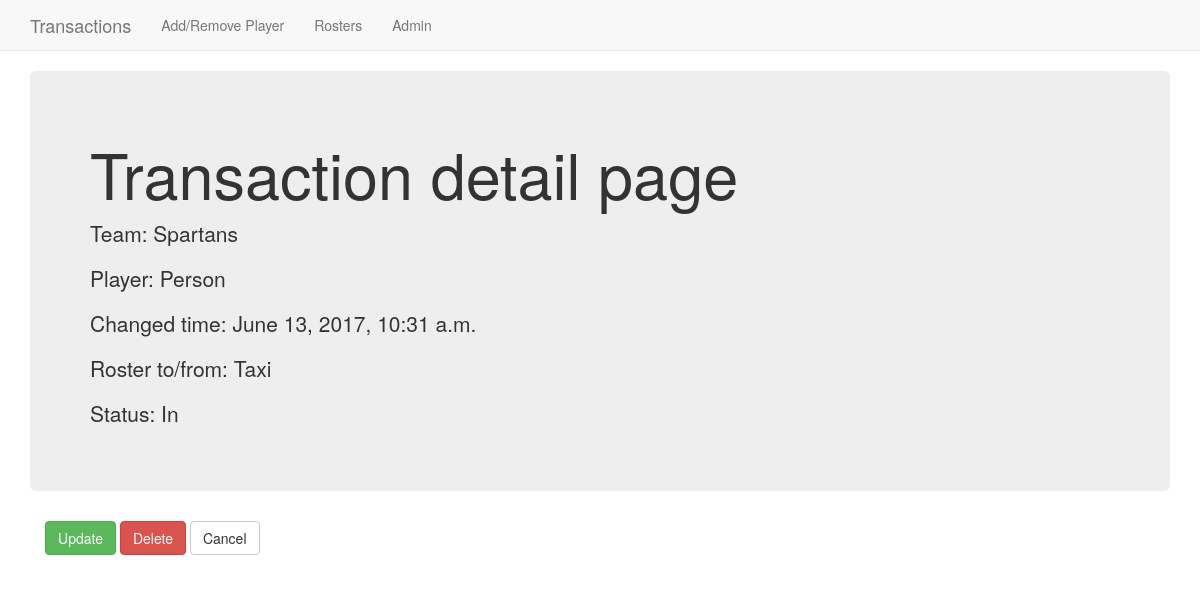
/basic_app/1/, run on the app's committed database.
### basic_app/models.py (models this page shows, shortened)
class School(models.Model):
    SIXTY = '69ers'
    SPARTANS = 'Spartans'
    DIPS = 'Double Dips'
    BUSTS = 'Busts'
    BROWNS = 'Browns'
    GOFFS = 'Goffs'
    KAKAPOS = 'Kakpos'
    LUSTS = 'Lusts'
    TEAMS = (
    (SIXTY, '69ers'),
    (SPARTANS, 'Spartans'),
    (DIPS, 'Double Dips'),
    (BUSTS, 'Busts'),
    (BROWNS, 'Browns'),
    (GOFFS, 'Goffs'),
    (KAKAPOS, 'Kakpos'),
    (LUSTS, 'Lusts'),
    )
    team = models.CharField(max_length=256, choices=TEAMS)
    player = models.CharField(max_length=256)
    added_time = models.DateTimeField(default=datetime.datetime.now)
    TAXI = 'Taxi'
    IR = 'IR'
    ROSTER_CHOICES = (
        (TAXI, 'Taxi'),
        (IR, 'IR'),
    )
    roster = models.CharField(
        max_length=4,
        choices=ROSTER_CHOICES,
        default=TAXI,
    )
    IN = 'In'
    OUT = 'Out'
    CHANGE_CHOICES = (
        (IN, 'In'),
        (OUT, 'Out'),
    )
    change = models.CharField(
        max_length=4,
        choices=CHANGE_CHOICES,
        default=IN,
    )
    class Meta:
        ordering = ['added_time']

### basic_app/views.py (the view)
# urls.py: url(r'^(?P<pk>\d+)/$', views.SchoolDetailView.as_view(), name='detail'),
class SchoolDetailView(DetailView):
    context_object_name = 'school_detail'
    model = models.School
    template_name = 'basic_app/school_detail.html'

### basic_app/templates/basic_app/school_detail.html
{% extends "basic_app/basic_app_base.html" %}
{% block body_block %}
  <div class="jumbotron">
    <h1>Transaction detail page</h1>
    <p>Team: {{school_detail.team}}</p>
    <p>Player: {{school_detail.player}}</p>
    <p>Changed time: {{school_detail.added_time}}</p>
    <p>Roster to/from: {{school_detail.roster}}</p>
    <p>Status: {{school_detail.change}}</p>
</div>
<div class="container">
  <p><a class = "btn btn-success" href="{% url 'basic_app:update' pk=school_detail.pk %}">Update</a>
    <a class = "btn btn-danger" href="{% url 'basic_app:delete' pk=school_detail.pk %}">Delete</a>
    <a class = "btn btn-default" href="{% url 'basic_app:list' %}">Cancel</a>
  </p>
</div>
{% endblock %}

### data on the page
School: team "Spartans", player "Person", added_time "June 13, 2017, 10:31 a.m.", roster "Taxi", change "In"
